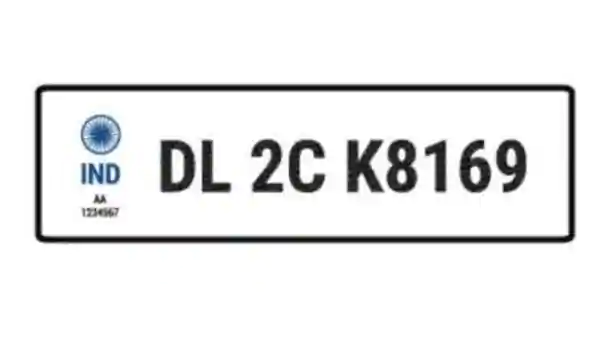
#> input picture plate.jpg, 600 x 337 px
$ python number_plate_adaptive_thres.py
#> lines starting #> are read from the running program, lines starting #| are printed output that depends on the picture; after the words box and inside, x2 and y2 are one past the last pixel; in counts of white or black regions, pixels touching at a corner belong together
import cv2
img=cv2.imread("plate.jpg")
#> img is the input picture: shape (337, 600, 3); mean B, G, R 233.8, 233.5, 233.2
gray = cv2.cvtColor(img, cv2.COLOR_BGR2GRAY)
grayshow=cv2.imshow("GrayImage", gray)
cv2.waitKey(0)
gaussian_blur=cv2.GaussianBlur(gray,(7,7),20)
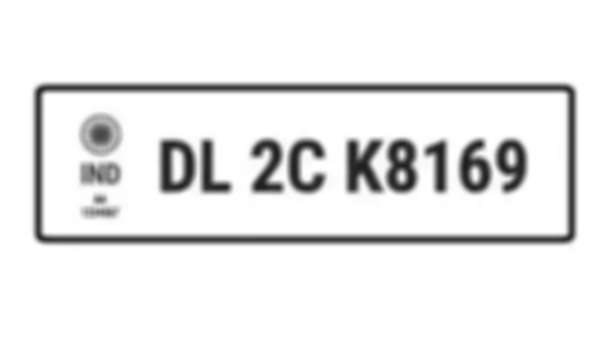
#> gaussian_blur: shape (337, 600); min 28, max 255, mean 233.5
cv2.imshow("GAUSSIAN BLUR",gaussian_blur)
cv2.waitKey(0)
adaptive_thres=cv2.adaptiveThreshold(gaussian_blur, 255, cv2.ADAPTIVE_THRESH_MEAN_C, cv2.THRESH_BINARY_INV, 5, 5)
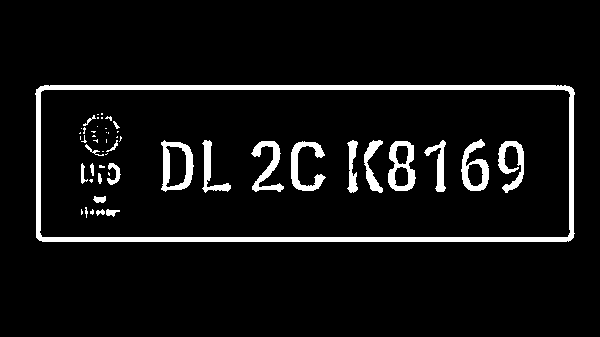
#> adaptive_thres: shape (337, 600); 6.6% white; 51 white regions (28 under 20 px), largest, box (x1, y1, x2, y2) and area: (35, 85, 575, 242) 6800, (161, 140, 194, 192) 767, (388, 141, 416, 191) 722
cv2.imshow("ADAPTIVE THRESHOLD",adaptive_thres)
cv2.waitKey(0)
cv2.imwrite("adaptive.jpg",adaptive_thres)
